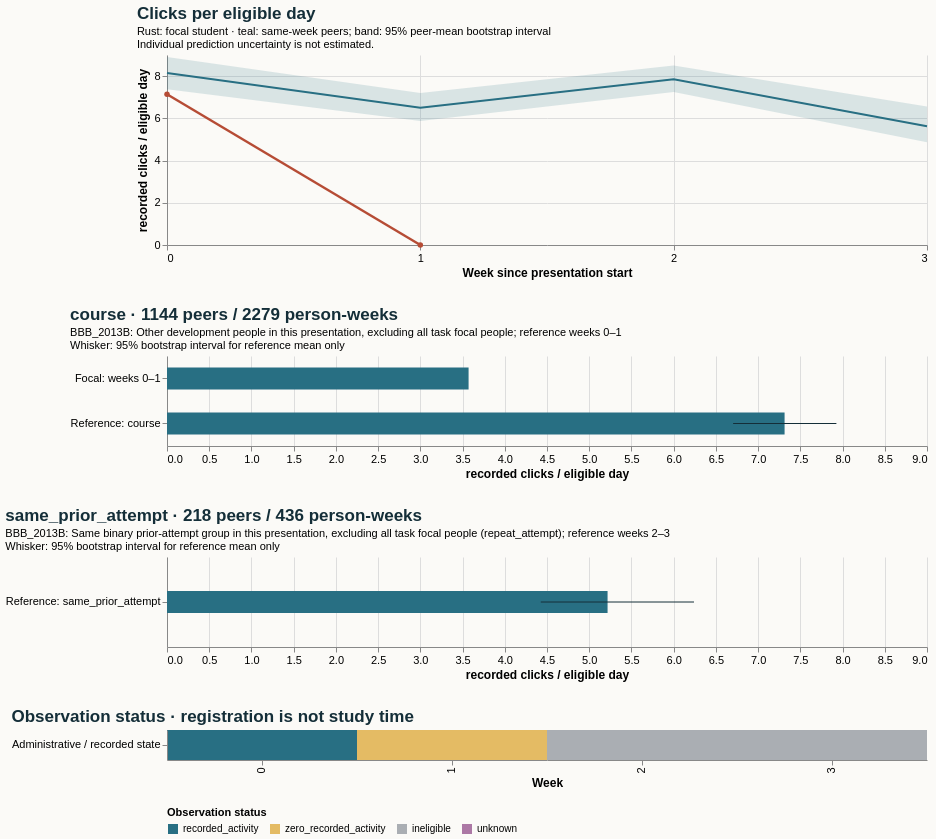

Vega-Lite specification for this chart:
### Vega-Lite specification from a JSON file in a GitHub repository (floating-point values rounded to 4 significant figures)
{"$schema": "https://vega.github.io/schema/vega-lite/v5.20.1.json", "config": {"axis": {"labelFontSize": 11, "titleFontSize": 12}, "background": "#fbfaf7", "font": "sans-serif", "title": {"anchor": "start", "color": "#142e38", "fontSize": 17, "subtitleFontSize": 11}, "view": {"continuousHeight": 300, "continuousWidth": 300, "stroke": null}}, "datasets": {"data-2368dafdc7fb7289c3a60be64ab40896": [{"end_day": 6, "focal_value": 7.143, "peer_ci_high": 8.909, "peer_ci_low": 7.374, "peer_mean": 8.148, "peer_observations": 1143, "peer_people": 1143, "reference": "course", "unit": "recorded clicks / eligible day", "week": 0}, {"end_day": 13, "focal_value": 0.0, "peer_ci_high": 7.203, "peer_ci_low": 5.874, "peer_mean": 6.502, "peer_observations": 1136, "peer_people": 1136, "reference": "course", "unit": "recorded clicks / eligible day", "week": 1}, {"end_day": 20, "focal_value": null, "peer_ci_high": 8.503, "peer_ci_low": 7.249, "peer_mean": 7.845, "peer_observations": 1119, "peer_people": 1119, "reference": "course", "unit": "recorded clicks / eligible day", "week": 2}, {"end_day": 27, "focal_value": null, "peer_ci_high": 6.564, "peer_ci_low": 4.866, "peer_mean": 5.621, "peer_observations": 1112, "peer_people": 1112, "reference": "course", "unit": "recorded clicks / eligible day", "week": 3}], "data-267c0316cfbf520eb6a17d8998e36fdb": [{"hi": null, "lo": null, "series": "Focal: weeks 2–3", "value": null}, {"hi": 6.241, "lo": 4.426, "series": "Reference: same_prior_attempt", "value": 5.217}], "data-51e7cdebc04009df9203c407716c1492": [{"hi": null, "lo": null, "series": "Focal: weeks 0–1", "value": 3.571}, {"hi": 7.927, "lo": 6.704, "series": "Reference: course", "value": 7.313}], "data-aba8da58c325896292a6fe913e5b594a": [{"eligible_days": 7.0, "end_day": 6, "logging_completeness": "unknown", "observation_status": "recorded_activity", "row": "Administrative / recorded state", "score_status": "withheld_release_time_unknown", "start_day": 0, "value": 7.143, "week": 0}, {"eligible_days": 4.0, "end_day": 13, "logging_completeness": "unknown", "observation_status": "zero_recorded_activity", "row": "Administrative / recorded state", "score_status": "withheld_release_time_unknown", "start_day": 7, "value": 0.0, "week": 1}, {"eligible_days": 0.0, "end_day": 20, "logging_completeness": "unknown", "observation_status": "ineligible", "row": "Administrative / recorded state", "score_status": "withheld_release_time_unknown", "start_day": 14, "value": null, "week": 2}, {"eligible_days": 0.0, "end_day": 27, "logging_completeness": "unknown", "observation_status": "ineligible", "row": "Administrative / recorded state", "score_status": "withheld_release_time_unknown", "start_day": 21, "value": null, "week": 3}]}, "resolve": {"scale": {"color": "independent"}}, "spacing": 28, "vconcat": [{"data": {"name": "data-2368dafdc7fb7289c3a60be64ab40896"}, "height": 190, "layer": [{"encoding": {"x": {"axis": {"tickMinStep": 1}, "field": "week", "title": "Week since presentation start", "type": "quantitative"}, "y": {"field": "peer_ci_low", "scale": {"zero": true}, "title": "recorded clicks / eligible day", "type": "quantitative"}, "y2": {"field": "peer_ci_high"}}, "mark": {"color": "#286f83", "opacity": 0.16, "type": "area"}}, {"encoding": {"tooltip": [{"field": "week", "type": "quantitative"}, {"field": "peer_mean", "type": "quantitative"}, {"field": "peer_people", "type": "quantitative"}, {"field": "peer_observations", "type": "quantitative"}], "x": {"field": "week", "type": "quantitative"}, "y": {"field": "peer_mean", "type": "quantitative"}}, "mark": {"color": "#286f83", "strokeWidth": 2, "type": "line"}}, {"encoding": {"tooltip": [{"field": "week", "type": "quantitative"}, {"field": "focal_value", "type": "quantitative"}], "x": {"field": "week", "type": "quantitative"}, "y": {"field": "focal_value", "type": "quantitative"}}, "mark": {"color": "#b64c35", "point": {"color": "#b64c35"}, "strokeWidth": 2.5, "type": "line"}}], "title": {"subtitle": ["Rust: focal student · teal: same-week peers; band: 95% peer-mean bootstrap interval", "Individual prediction uncertainty is not estimated."], "text": "Clicks per eligible day"}, "width": 760}, {"data": {"name": "data-51e7cdebc04009df9203c407716c1492"}, "height": 90, "layer": [{"encoding": {"x": {"field": "value", "scale": {"domain": [0, 8.324], "zero": true}, "title": "recorded clicks / eligible day", "type": "quantitative"}, "y": {"field": "series", "sort": null, "title": null, "type": "nominal"}}, "mark": {"color": "#286f83", "size": 22, "type": "bar"}}, {"encoding": {"x": {"field": "lo", "type": "quantitative"}, "x2": {"field": "hi"}, "y": {"field": "series", "sort": null, "title": null, "type": "nominal"}}, "mark": {"color": "#142e38", "type": "rule"}}], "title": {"subtitle": ["BBB_2013B: Other development people in this presentation, excluding all task focal people; reference weeks 0–1", "Whisker: 95% bootstrap interval for reference mean only"], "text": "course · 1144 peers / 2279 person-weeks"}, "width": 760}, {"data": {"name": "data-267c0316cfbf520eb6a17d8998e36fdb"}, "height": 90, "layer": [{"encoding": {"x": {"field": "value", "scale": {"domain": [0, 8.324], "zero": true}, "title": "recorded clicks / eligible day", "type": "quantitative"}, "y": {"field": "series", "sort": null, "title": null, "type": "nominal"}}, "mark": {"color": "#286f83", "size": 22, "type": "bar"}}, {"encoding": {"x": {"field": "lo", "type": "quantitative"}, "x2": {"field": "hi"}, "y": {"field": "series", "sort": null, "title": null, "type": "nominal"}}, "mark": {"color": "#142e38", "type": "rule"}}], "title": {"subtitle": ["BBB_2013B: Same binary prior-attempt group in this presentation, excluding all task focal people (repeat_attempt); reference weeks 2–3", "Whisker: 95% bootstrap interval for reference mean only"], "text": "same_prior_attempt · 218 peers / 436 person-weeks"}, "width": 760}, {"data": {"name": "data-aba8da58c325896292a6fe913e5b594a"}, "encoding": {"color": {"field": "observation_status", "legend": {"labelLimit": 260, "orient": "bottom"}, "scale": {"domain": ["recorded_activity", "zero_recorded_activity", "ineligible", "unknown"], "range": ["#286f83", "#e4bb64", "#aaaeb3", "#ac78a5"]}, "title": "Observation status", "type": "nominal"}, "tooltip": [{"field": "week", "type": "quantitative"}, {"field": "eligible_days", "type": "quantitative"}, {"field": "observation_status", "type": "nominal"}, {"field": "logging_completeness", "type": "nominal"}], "x": {"field": "week", "title": "Week", "type": "ordinal"}, "y": {"field": "row", "title": null, "type": "nominal"}}, "height": 30, "mark": {"type": "rect"}, "title": "Observation status · registration is not study time", "width": 760}]}
